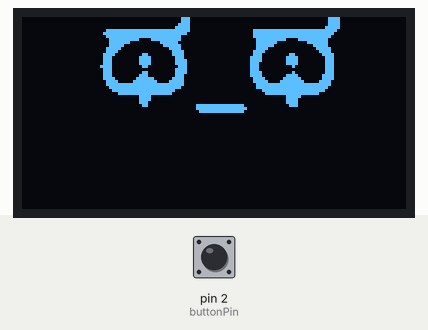
This sketch was run on a simulated Arduino Uno, built with avr-gcc and run on an emulated ATmega328P. Parts: 128×64 one-colour display. Inputs (shaded band) come from the test bench; at power-on: pin 2 (buttonPin) HIGH.

Above: at 1.2 s.
1.3 s: pin 2 (buttonPin) pulled LOW for 0.15 s
At 1.41 s:
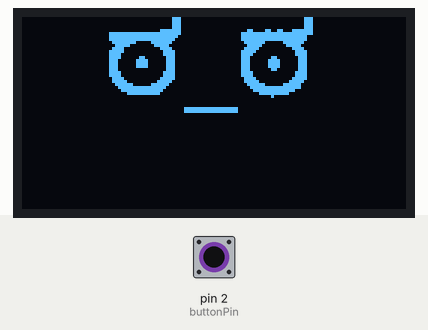
2.9 s: pin 2 (buttonPin) pulled LOW for 3.2 s
Timing chart, 0 to 5.9 s (numbered marks = the images above; inputs shaded):
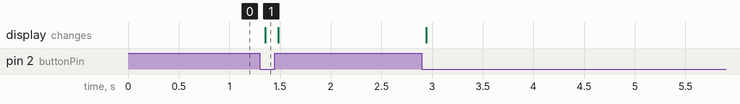

Measured:
- after the input at 1.3 s, the display: changes after 0.05 s (image 1)

The sketch:

oled_picture.ino
```cpp
//include library
#include <Wire.h>
#include <SPI.h>
#include <Adafruit_GFX.h>
#include <Adafruit_SSD1306.h>

//Define Variables
#define OLED_MOSI   11 //D1
#define OLED_CLK   12 //D0
#define OLED_DC    9 //DC
#define OLED_CS    8 //CS
#define OLED_RESET 10 //RES
#define Light_PIN A0
Adafruit_SSD1306 display(OLED_MOSI, OLED_CLK, OLED_DC, OLED_RESET, OLED_CS);

const int buttonPin = 2;
int buttonState = 0;

static const unsigned char PROGMEM Logo1[]{
 0x00,0x00,0x00,0x00,0x00,0x00,0x00,0x00,0x00,0x00,0x00,0x03,
 0x00,0x00,0x00,0x00,0x00,0x00,0x00,0x00,0x00,0x00,0x00,0x03,
  0x00,0x00,0x00,0x00,0x00,0x00,0x00,0x00,0x00,0x00,0x00,0x03,
  0x00,0x00,0x00,0x00,0x00,0x00,0x00,0x00,0x00,0x00,0x00,0x03,
  0x00,0x00,0x00,0x00,0x00,0x00,0x00,0x00,0x00,0x00,0x00,0x03,
  0x00,0x00,0x00,0x00,0x00,0x00,0x00,0x00,0x00,0x00,0x00,0x03,
  0x00,0x00,0x00,0x00,0x00,0x00,0x00,0x00,0x00,0x00,0x00,0x03,
  0x00,0x00,0x00,0x00,0x00,0x00,0x00,0x00,0x00,0x00,0x00,0x03,
  0x00,0x00,0x00,0x00,0x00,0x00,0x00,0x00,0x00,0x00,0x00,0x03,
  0x00,0x00,0x00,0x00,0x00,0x00,0x00,0x00,0x00,0x00,0x00,0x03,
  0x00,0x00,0x00,0x00,0x00,0x00,0x00,0x00,0x00,0x00,0x00,0x03,
  0x00,0x00,0x00,0x00,0x00,0x00,0x00,0x00,0x00,0x00,0x00,0x03,
  0x00,0x00,0x00,0x00,0x00,0x00,0x00,0x00,0x00,0x00,0x00,0x03,
  0x00,0x00,0x00,0x00,0x00,0x00,0x00,0x00,0x00,0x00,0x00,0x03,
  0x00,0x00,0x00,0x00,0x00,0x00,0x00,0x00,0x00,0x00,0x00,0x03,
  0x00,0x00,0x00,0x00,0x00,0x00,0x00,0x00,0x00,0x00,0x00,0x03,
  0x00,0x00,0x00,0x00,0x00,0x00,0x00,0x00,0x00,0x00,0x00,0x03,
  0x00,0x00,0x00,0x00,0x00,0x00,0x00,0x00,0x00,0x00,0x00,0x03,
  0x00,0x00,0x00,0x00,0x00,0x00,0x00,0x00,0x00,0x00,0x80,0x03,
  0x00,0x00,0x00,0x00,0x1c,0x00,0x00,0x00,0x00,0x01,0xc0,0x03,
  0x00,0x00,0x00,0x00,0x1c,0x00,0x00,0x00,0x00,0x01,0xc0,0x03,
  0x00,0x00,0x00,0x00,0x1c,0x00,0x00,0x00,0x00,0x01,0xc0,0x03,
  0x00,0x00,0x00,0x00,0x1c,0x00,0x00,0x00,0x00,0x01,0xc0,0x03,
  0x00,0x00,0x00,0x00,0x1c,0x00,0x00,0x00,0x00,0x01,0xc0,0x03,
  0x00,0x00,0x00,0x01,0xfc,0x00,0x00,0x0c,0x33,0x1f,0xc0,0x03,
  0x00,0x03,0xff,0xff,0xfc,0x00,0x00,0x3f,0xff,0xff,0xc0,0x03,
  0x00,0x03,0xff,0xff,0xf8,0x00,0x00,0x3f,0xff,0xff,0x00,0x03,
  0x00,0x03,0xff,0xff,0xf0,0x00,0x00,0x3f,0xff,0xff,0x00,0x03,
  0x00,0x01,0xfe,0x0f,0xe0,0x00,0x00,0x1f,0xc0,0xfe,0x00,0x03,
  0x00,0x00,0xf8,0x07,0xc0,0x00,0x00,0x0f,0x80,0x7c,0x00,0x03,
  0x00,0x01,0xe0,0x01,0xe0,0x00,0x00,0x1f,0x00,0x1e,0x00,0x03,
  0x00,0x03,0xe0,0x00,0xf0,0x00,0x00,0x3e,0x00,0x0f,0x00,0x03,
  0x00,0x03,0xc0,0x00,0xf0,0x00,0x00,0x3c,0x00,0x0f,0x00,0x03,
  0x00,0x03,0xc0,0xc0,0x70,0x00,0x00,0x38,0x0c,0x07,0x00,0x03,
  0x00,0x03,0x81,0xe0,0x70,0x00,0x00,0x38,0x1e,0x07,0x00,0x03,
  0x00,0x03,0x81,0xe0,0x70,0x00,0x00,0x38,0x1e,0x07,0x00,0x03,
  0x00,0x03,0x81,0xe0,0x70,0x00,0x00,0x38,0x1e,0x07,0x00,0x03,
  0x00,0x03,0x80,0x00,0x70,0x00,0x00,0x38,0x0c,0x07,0x00,0x03,
  0x00,0x03,0xc0,0x00,0xf0,0x00,0x00,0x3c,0x00,0x0f,0x00,0x03,
  0x00,0x03,0xc0,0x00,0xf0,0x00,0x00,0x3c,0x00,0x0f,0x00,0x03,
  0x00,0x01,0xe0,0x01,0xf0,0x00,0x00,0x1e,0x00,0x1f,0x00,0x03,
  0x00,0x01,0xf0,0x03,0xe0,0x00,0x00,0x1f,0x00,0x3e,0x00,0x03,
  0x00,0x00,0xfc,0x0f,0xc0,0x00,0x00,0x0f,0xc0,0xfc,0x00,0x03,
  0x00,0x00,0x7f,0xff,0x80,0x00,0x00,0x07,0xff,0xfc,0x00,0x03,
  0x00,0x00,0x3f,0xff,0x00,0x00,0x00,0x03,0xff,0xf0,0x00,0x03,
  0x00,0x00,0x0f,0xfe,0x00,0x00,0x00,0x00,0xff,0xc0,0x00,0x03,
  0x00,0x00,0x00,0x00,0x00,0x00,0x00,0x00,0x08,0x00,0x00,0x03,
  0x00,0x00,0x00,0x00,0x00,0x00,0x00,0x00,0x00,0x00,0x00,0x03,
  0x00,0x00,0x00,0x00,0x00,0x00,0x00,0x00,0x00,0x00,0x00,0x03,
  0x00,0x00,0x00,0x00,0x00,0x00,0x00,0x00,0x00,0x00,0x00,0x03,
  0x00,0x00,0x00,0x00,0x01,0xff,0xff,0x80,0x00,0x00,0x00,0x03,
  0x00,0x00,0x00,0x00,0x01,0xff,0xff,0x80,0x00,0x00,0x00,0x03,
  0x00,0x00,0x00,0x00,0x00,0x00,0x00,0x00,0x00,0x00,0x00,0x03,
  0x00,0x00,0x00,0x00,0x00,0x00,0x00,0x00,0x00,0x00,0x00,0x03,
  0x00,0x00,0x00,0x00,0x00,0x00,0x00,0x00,0x00,0x00,0x00,0x03,
  0x00,0x00,0x00,0x00,0x00,0x00,0x00,0x00,0x00,0x00,0x00,0x03,
  0x00,0x00,0x00,0x00,0x00,0x00,0x00,0x00,0x00,0x00,0x00,0x03,
  0x00,0x00,0x00,0x00,0x00,0x00,0x00,0x00,0x00,0x00,0x00,0x03,
  0x00,0x00,0x00,0x00,0x00,0x00,0x00,0x00,0x00,0x00,0x00,0x03,
  0x00,0x00,0x00,0x00,0x00,0x00,0x00,0x00,0x00,0x00,0x00,0x03,
  0x00,0x00,0x00,0x00,0x00,0x00,0x00,0x00,0x00,0x00,0x00,0x03,
  0x00,0x00,0x00,0x00,0x00,0x00,0x00,0x00,0x00,0x00,0x00,0x03,
  0x00,0x00,0x00,0x00,0x00,0x00,0x00,0x00,0x00,0x00,0x00,0x03,
  0x00,0x00,0x00,0x00,0x00,0x00,0x00,0x00,0x00,0x00,0x00,0x03,
};
static const unsigned char PROGMEM Logo2[]{
  0x00,0x00,0x00,0x00,0x00,0x00,0x00,0x00,0x00,0x00,0x00,0x00,0x00,0x0f,
  0x00,0x00,0x00,0x00,0x00,0x00,0x00,0x00,0x00,0x00,0x00,0x00,0x00,0x0f,
  0x00,0x00,0x00,0x00,0x00,0x00,0x00,0x00,0x00,0x00,0x00,0x00,0x00,0x0f,
  0x00,0x00,0x00,0x00,0x00,0x00,0x00,0x00,0x00,0x00,0x00,0x00,0x00,0x0f,
  0x00,0x00,0x00,0x00,0x00,0x00,0x00,0x00,0x00,0x00,0x00,0x00,0x00,0x0f,
  0x00,0x00,0x00,0x00,0x00,0x00,0x00,0x00,0x00,0x00,0x00,0x00,0x00,0x0f,
  0x00,0x00,0x00,0x00,0x00,0x00,0x00,0x00,0x00,0x00,0x00,0x00,0x00,0x0f,
  0x00,0x00,0x00,0x00,0x00,0x00,0x00,0x00,0x00,0x00,0x00,0x00,0x00,0x0f,
  0x00,0x00,0x00,0x00,0x00,0x00,0x00,0x00,0x00,0x00,0x00,0x00,0x00,0x0f,
  0x00,0x00,0x00,0x00,0x00,0x00,0x00,0x00,0x00,0x00,0x00,0x00,0x00,0x0f,
  0x00,0x00,0x00,0x00,0x00,0x00,0x00,0x00,0x00,0x00,0x00,0x00,0x00,0x0f,
  0x00,0x00,0x00,0x00,0x00,0x00,0x00,0x00,0x00,0x00,0x00,0x00,0x00,0x0f,
  0x00,0x00,0x00,0x00,0x00,0x00,0x00,0x00,0x00,0x00,0x00,0x00,0x00,0x0f,
  0x00,0x00,0x00,0x00,0x00,0x00,0x00,0x00,0x00,0x00,0x00,0x00,0x00,0x0f,
  0x00,0x00,0x00,0x00,0x00,0x00,0x00,0x00,0x00,0x00,0x00,0x00,0x00,0x0f,
  0x00,0x00,0x00,0x00,0x00,0x00,0x00,0x00,0x00,0x00,0x00,0x00,0x00,0x0f,
  0x00,0x00,0x00,0x00,0x00,0x1c,0x00,0x00,0x00,0x00,0x00,0x0e,0x00,0x0f,
  0x00,0x00,0x00,0x00,0x00,0x1c,0x00,0x00,0x00,0x00,0x00,0x0f,0x00,0x0f,
  0x00,0x00,0x00,0x00,0x00,0x1c,0x00,0x00,0x00,0x00,0x00,0x0f,0x00,0x0f,
  0x00,0x00,0x00,0x00,0x00,0x1c,0x00,0x00,0x00,0x00,0x00,0x0f,0x00,0x0f,
  0x00,0x00,0x00,0x00,0x00,0x3c,0x00,0x00,0x00,0x00,0x00,0x0f,0x00,0x0f,
  0x00,0x00,0x00,0x00,0x00,0x7c,0x00,0x00,0x00,0x00,0x00,0x1f,0x00,0x0f,
  0x00,0x00,0x3f,0xff,0xff,0xfc,0x00,0x00,0x1f,0xff,0xff,0xfe,0x00,0x0f,
  0x00,0x00,0x7f,0xff,0xff,0xf8,0x00,0x00,0x1f,0xff,0xff,0xfc,0x00,0x0f,
  0x00,0x00,0x3f,0xff,0xff,0xe0,0x00,0x00,0x1f,0xff,0xff,0xf8,0x00,0x0f,
  0x00,0x00,0x1f,0xf8,0x7f,0xe0,0x00,0x00,0x0f,0xfc,0x3f,0xf0,0x00,0x0f,
  0x00,0x00,0x1f,0xc0,0x0f,0xc0,0x00,0x00,0x0f,0xe0,0x07,0xf0,0x00,0x0f,
  0x00,0x00,0x1f,0x00,0x07,0xe0,0x00,0x00,0x0f,0xc0,0x01,0xf0,0x00,0x0f,
  0x00,0x00,0x3e,0x00,0x01,0xe0,0x00,0x00,0x0f,0x00,0x00,0xf8,0x00,0x0f,
  0x00,0x00,0x3c,0x00,0x00,0xf0,0x00,0x00,0x1e,0x00,0x00,0x78,0x00,0x0f,
  0x00,0x00,0x78,0x03,0x00,0xf0,0x00,0x00,0x1c,0x01,0x80,0x3c,0x00,0x0f,
  0x00,0x00,0x70,0x07,0x80,0x70,0x00,0x00,0x3c,0x03,0xc0,0x1c,0x00,0x0f,
  0x00,0x00,0x70,0x07,0x80,0x78,0x00,0x00,0x3c,0x03,0xc0,0x1c,0x00,0x0f,
  0x00,0x00,0x70,0x07,0x80,0x78,0x00,0x00,0x38,0x03,0xc0,0x1c,0x00,0x0f,
  0x00,0x00,0xf0,0x03,0x00,0x38,0x00,0x00,0x38,0x00,0x80,0x1c,0x00,0x0f,
  0x00,0x00,0x70,0x00,0x00,0x78,0x00,0x00,0x38,0x00,0x00,0x1c,0x00,0x0f,
  0x00,0x00,0x70,0x03,0x00,0x78,0x00,0x00,0x3c,0x00,0x80,0x1c,0x00,0x0f,
  0x00,0x00,0x70,0x07,0x00,0x70,0x00,0x00,0x3c,0x03,0xc0,0x3c,0x00,0x0f,
  0x00,0x00,0x78,0x0f,0xc0,0xf0,0x00,0x00,0x1e,0x07,0xe0,0x3c,0x00,0x0f,
  0x00,0x00,0x3c,0x1f,0xe1,0xf0,0x00,0x00,0x1f,0x0f,0xf0,0x78,0x00,0x0f,
  0x00,0x00,0x3f,0xff,0xff,0xf0,0x00,0x00,0x0f,0xff,0xff,0xf8,0x00,0x0f,
  0x00,0x00,0x1f,0xff,0xff,0xe0,0x00,0x00,0x0f,0xff,0xff,0xf0,0x00,0x0f,
  0x00,0x00,0x0f,0xff,0xff,0x80,0x00,0x00,0x03,0xff,0xff,0xe0,0x00,0x0f,
  0x00,0x00,0x03,0xff,0xff,0x00,0x00,0x00,0x01,0xff,0xff,0x80,0x00,0x0f,
  0x00,0x00,0x00,0x07,0x80,0x00,0x00,0x00,0x00,0x03,0xe0,0x00,0x00,0x0f,
  0x00,0x00,0x00,0x07,0x80,0x00,0x00,0x00,0x00,0x03,0xc0,0x00,0x00,0x0f,
  0x00,0x00,0x00,0x07,0x00,0x00,0x00,0x00,0x00,0x03,0xc0,0x00,0x00,0x0f,
  0x00,0x00,0x00,0x03,0x00,0x00,0xff,0xff,0x00,0x01,0xc0,0x00,0x00,0x0f,
  0x00,0x00,0x00,0x00,0x00,0x00,0xff,0xff,0x80,0x00,0x00,0x00,0x00,0x0f,
  0x00,0x00,0x00,0x00,0x00,0x00,0x7f,0xff,0x00,0x00,0x00,0x00,0x00,0x0f,
  0x00,0x00,0x00,0x00,0x00,0x00,0x00,0x00,0x00,0x00,0x00,0x00,0x00,0x0f,
  0x00,0x00,0x00,0x00,0x00,0x00,0x00,0x00,0x00,0x00,0x00,0x00,0x00,0x0f,
  0x00,0x00,0x00,0x00,0x00,0x00,0x00,0x00,0x00,0x00,0x00,0x00,0x00,0x0f,
  0x00,0x00,0x00,0x00,0x00,0x00,0x00,0x00,0x00,0x00,0x00,0x00,0x00,0x0f,
  0x00,0x00,0x00,0x00,0x00,0x00,0x00,0x00,0x00,0x00,0x00,0x00,0x00,0x0f,
  0x00,0x00,0x00,0x00,0x00,0x00,0x00,0x00,0x00,0x00,0x00,0x00,0x00,0x0f,
  0x00,0x00,0x00,0x00,0x00,0x00,0x00,0x00,0x00,0x00,0x00,0x00,0x00,0x0f,
  0x00,0x00,0x00,0x00,0x00,0x00,0x00,0x00,0x00,0x00,0x00,0x00,0x00,0x0f,
  0x00,0x00,0x00,0x00,0x00,0x00,0x00,0x00,0x00,0x00,0x00,0x00,0x00,0x0f,
  0x00,0x00,0x00,0x00,0x00,0x00,0x00,0x00,0x00,0x00,0x00,0x00,0x00,0x0f,
  0x00,0x00,0x00,0x00,0x00,0x00,0x00,0x00,0x00,0x00,0x00,0x00,0x00,0x0f,
  0x00,0x00,0x00,0x00,0x00,0x00,0x00,0x00,0x00,0x00,0x00,0x00,0x00,0x0f,
};
void logo1(){
  display.clearDisplay();
  display.drawBitmap(15,-20,Logo1,94,64,WHITE);
  display.display();
}
void logo2(){
  display.clearDisplay();
  display.drawBitmap(10,-18,Logo2,108,62,WHITE);
  display.display();
}
void setup() {
  pinMode(buttonPin, INPUT);
  Serial.begin(9600);
  // put your setup code here, to run once:
  display.begin(SSD1306_SWITCHCAPVCC);
}

void loop() {
 buttonState = digitalRead(buttonPin);
 if (buttonState == LOW) {
  logo1();
  } else {
  logo2();
  }
}
```
